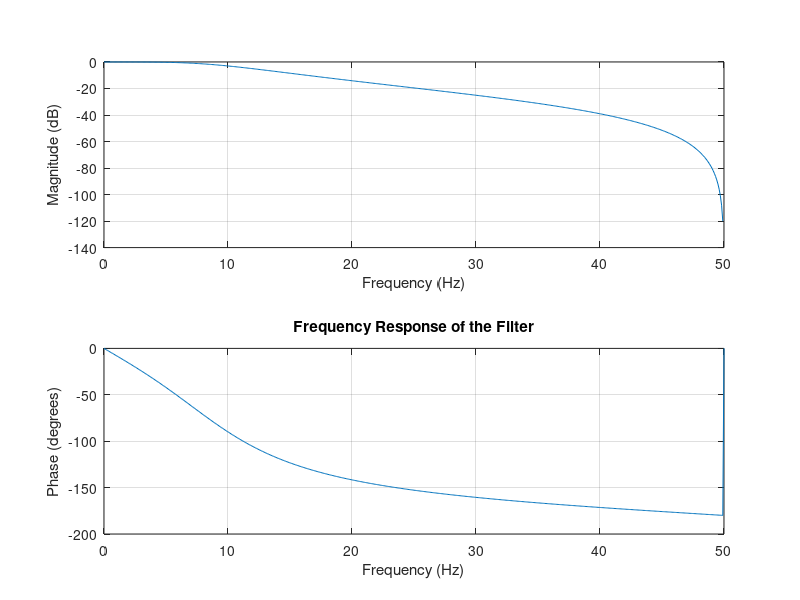
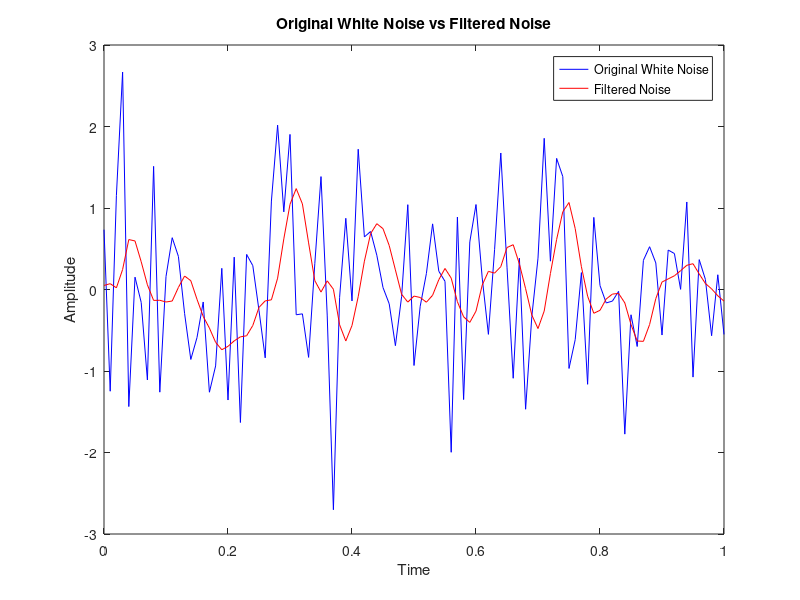
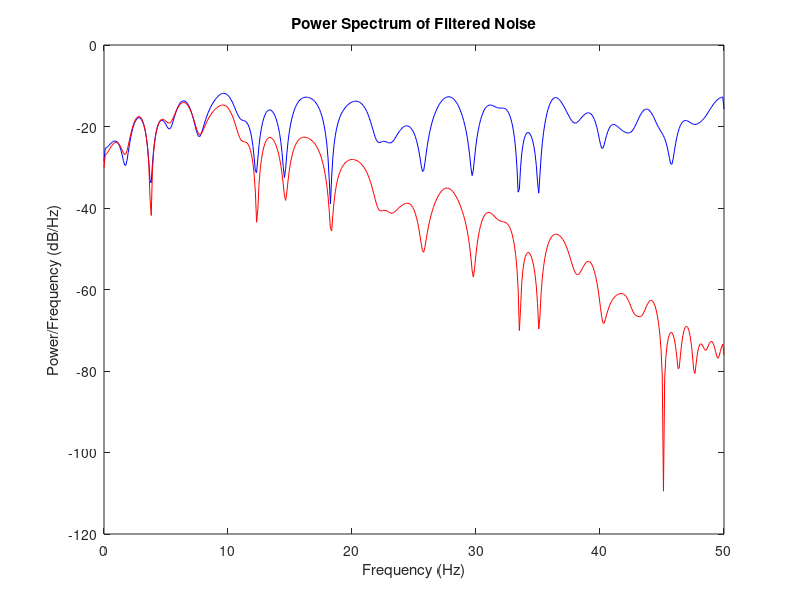

These charts were generated, in order, by the following MATLAB code:
clear; clc; close all;

% Define parameters
fs = 100; % Sampling frequency
n = 2;    % Filter order
w = 10;    % Cutoff frequency

% Create Butterworth filter coefficients
[b, a] = butter(n, (w/(fs/2)));

coeff = 0.1;

% Generate white noise signal
t = 0:1/fs:1; % Time vector (1 second duration)
noise = randn(size(t)); % Generate white noise

% Filter the white noise signal
filtered_noise = filter(b, a, noise);

%% POWER SPECTRUM CALCULATION
% Calculate power spectrum using pwelch
window = hamming(length(noise)); % Window for pwelch
nfft = 1024; % Number of FFT points

% Calculate power spectrum of original white noise
[pxx_noise, f_noise] = pwelch(noise, window, [], nfft, fs);

% Calculate power spectrum of filtered noise
[pxx_filtered, f_filtered] = pwelch(filtered_noise, window, [], nfft, fs);

%% PLOTTING

% Plot the frequency response of the filter
figure(1)
freqz(b, a, [], fs)
title('Frequency Response of the Filter')

% Plot the original white noise and the filtered signal
figure(2)
plot(t, noise, 'b', t, filtered_noise, 'r')
legend('Original White Noise', 'Filtered Noise')
xlabel('Time')
ylabel('Amplitude')
title('Original White Noise vs Filtered Noise')

% Plot the power spectrum of original white noise and filtered signal
figure(3);
plot(f_noise, 10*log10(pxx_noise), 'b');
title('Power Spectrum of Original White Noise');
xlabel('Frequency (Hz)');
ylabel('Power/Frequency (dB/Hz)');

hold on
plot(f_filtered, 10*log10(pxx_filtered), 'r');
title('Power Spectrum of Filtered Noise');
xlabel('Frequency (Hz)');
ylabel('Power/Frequency (dB/Hz)');